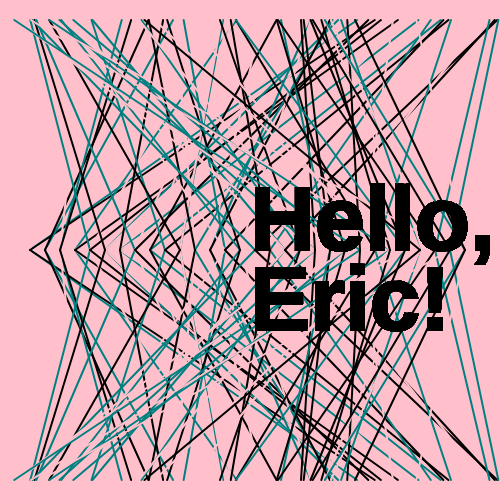
Frame 1 (no input)
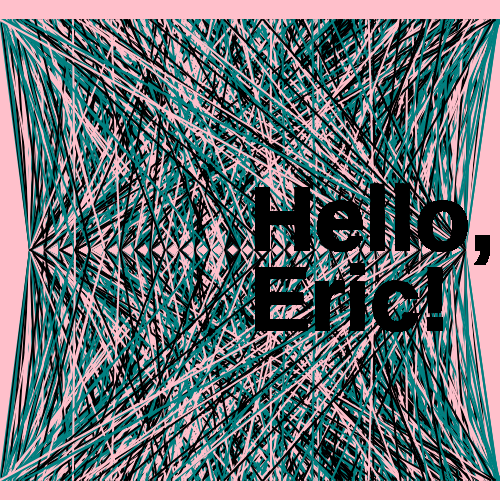
Frame 60 (no input)
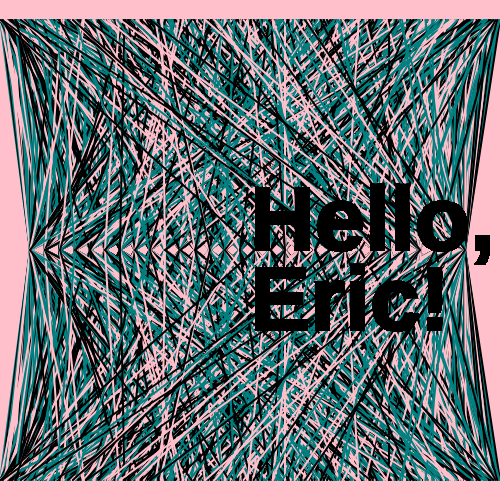
Frame 120 (the mouse pressed at the canvas centre since frame 60)

The p5.js sketch that drew these frames (run headless with seeded random() and noise() and a simulated clock; from frame 60 on, the mouse is pressed at the canvas centre):

// p5.js sketch
// ── sketch.js
function setup() {
  createCanvas(500, 500)
  background("Pink")
  strokeWeight(2)
}

function draw() {
  for (var i = 20; i <= 310; i = i + 10) {
    var r = random(0, 500)
    stroke("Teal")
    line(r, 20, i + i / 2, 250)
    line(i + i / 2, 250, r, 480)
    var e = random(0, 500)
    stroke("Pink")
    line(e, 20, i + i / 2, 250)
    line(i + i / 2, 250, e, 480)
    var l = random(0, 500)
    stroke(0)
    line(l, 20, i + i / 2, 250)
    line(i + i / 2, 250, l, 480)

    textSize(90)
    textStyle(BOLD)
    text("Hello,", width / 2, height / 2)
    text("Eric!", width / 2, height / 2 + 80)
  }
}
